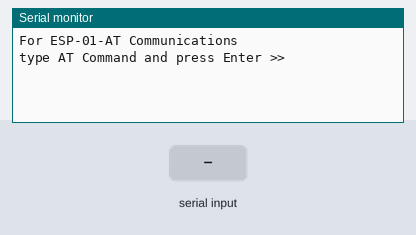
Recording of a sketch running on a simulated Arduino Mega 2560, built with avr-gcc and run on an emulated ATmega2560. Shown: the last lines printed to the serial monitor. The inputs (shaded band) are chosen by the test bench.

Above: at 2.2 s.
2.3 s: "1\n" received over Serial
At 3.0 s:
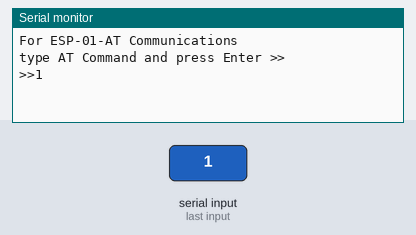
3.8 s: "1\n" received over the second serial link
At 5.0 s:
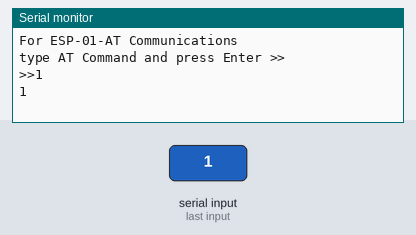
5.3 s: "0\n" received over Serial
At 6.5 s:
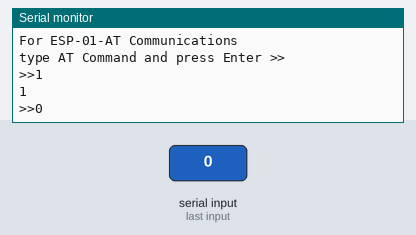
6.8 s: "0\n" received over the second serial link
At 7.5 s:
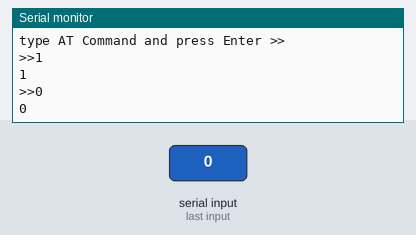

Measured:
- after the input at 2.3 s, the serial monitor: prints a new line at once (image 1)
- after the input at 3.8 s, the serial monitor: prints a new line at once (image 2)
- after the input at 5.3 s, the serial monitor: prints a new line at once (image 3)
- after the input at 6.8 s, the serial monitor: prints a new line at once (image 4)

The sketch:

ESP_Communicatins.ino
```cpp
void setup() {
  // put your setup code here, to run once:
Serial.begin(9600); // Serial moniter
Serial3.begin(115200); // ESP
Serial.println("For ESP-01-AT Communications");
Serial.println("type AT Command and press Enter >> ");
delay(1000);

}

void loop() {
  // put your main code here, to run repeatedly:
while(Serial3.available()>0)
{
    // agar ESP availval nhi hua to 0 retun hoga nhi to 1 means is available
    char data = Serial3.read(); // incoming data
    Serial.write(data);
}
// send AT command to ESP 0/1

if(Serial.available())
{
   String command = Serial.readStringUntil('\n');
   command.trim(); // unwantet charcter Remove

   if(command.length()>0)
 {
   Serial.print(">>");
   Serial.println(command);
   Serial3.println(command);

  }


}


}
```
